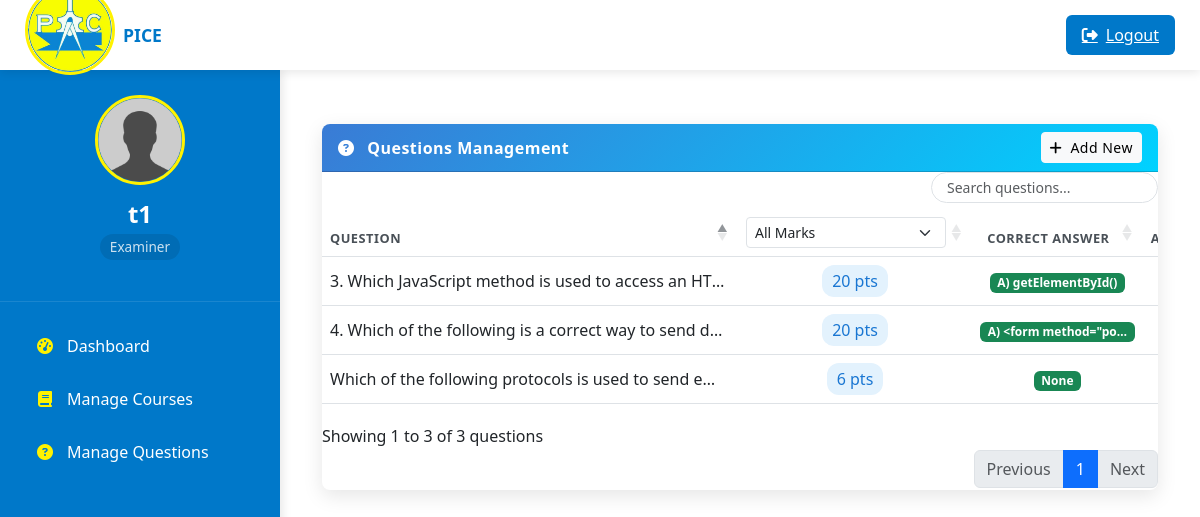
/teacher/see-question/10 (signed in), run on an earlier commit of the app's database.
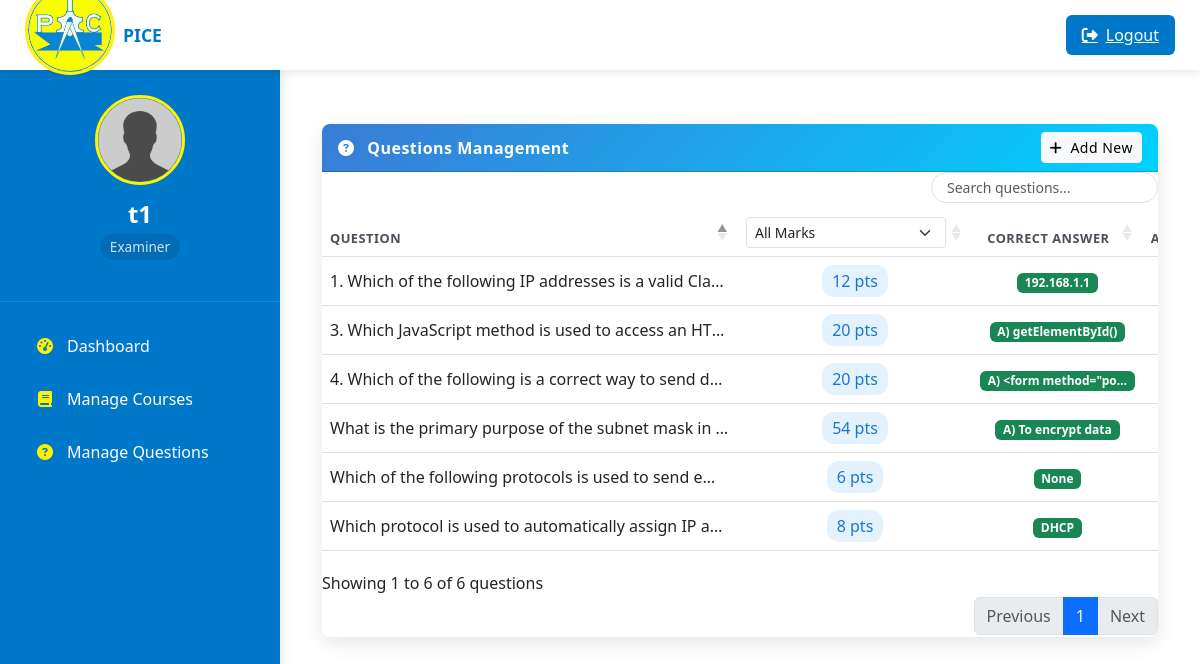
And on a later commit of the database.
### exam/models.py (models this page shows, shortened)
class Question(models.Model):
    QUESTION_TYPES = (
        ('MCQ', 'Multiple Choice Question'),
        ('FIB', 'Fill in the Blank'),
    )
    course = models.ForeignKey(Course, on_delete=models.CASCADE)
    question_type = models.CharField(max_length=3, choices=QUESTION_TYPES, default='MCQ',verbose_name="Question Type")
    question = models.CharField(max_length=600)
    marks = models.PositiveIntegerField()
    explanation = models.TextField(blank=True, null=True,verbose_name="Explanation",help_text="Explanation for the correct answer")
    option1 = models.CharField(max_length=200, blank=True, null=True,verbose_name="Option 1")
    option2 = models.CharField(max_length=200, blank=True, null=True,verbose_name="Option 2")
    option3 = models.CharField(max_length=200, blank=True, null=True,verbose_name="Option 3")
    option4 = models.CharField(max_length=200, blank=True, null=True,verbose_name="Option 4")
    cat = (('Option1', 'Option1'),('Option2', 'Option2'),('Option3', 'Option3'),('Option4', 'Option4'))
    answer = models.CharField(max_length=200, blank=True, null=True,verbose_name="Correct Answer", choices=cat)
    blank_answer = models.CharField(max_length=200, blank=True, null=True,verbose_name="Blank Answer",help_text="Correct answer for explanation questions")
    case_sensitive = models.BooleanField(default=False,verbose_name="Case Sensitive",help_text="Should the answer be case sensitive?")
    class Meta:
        verbose_name = "Question"
        verbose_name_plural = "Questions"
        ordering = ['course', 'question_type']

### teacher/views.py (the view)
# urls.py: path('see-question/<int:pk>', views.see_question_view,name='see-question'),
@login_required(login_url='teacherlogin')
@user_passes_test(is_teacher)
def see_question_view(request,pk):
    questions=QMODEL.Question.objects.all().filter(course_id=pk)
    return render(request,'teacher/see_question.html',{'questions':questions})

### teacher/views.py (called while the page is built)
def is_teacher(user):
    return user.groups.filter(name='TEACHER').exists()

### templates/teacher/see_question.html (shortened to what this page needs)
{% extends 'teacher/teacherbase.html' %}
{% block content %}
{% load static %}
<head>
  <link href="https://cdn.jsdelivr.net/npm/bootstrap@5.3.0/dist/css/bootstrap.min.css" rel="stylesheet">
  <link rel="stylesheet" href="https://cdnjs.cloudflare.com/ajax/libs/font-awesome/6.4.0/css/all.min.css">
  <link rel="stylesheet" href="https://cdn.datatables.net/1.13.4/css/dataTables.bootstrap5.min.css">
  <link rel="stylesheet" href="https://cdn.datatables.net/buttons/2.3.6/css/buttons.dataTables.min.css">
</head>
<div class="container py-4">
  <div class="card rounded-3 overflow-hidden border-0 table-container">
    <div class="card-header rounded-0 d-flex justify-content-between align-items-center">
      <div>
        <i class="fas fa-question-circle me-2"></i>
        Questions Management
      </div>
      <div>
        <a href="{% url 'teacher-add-question' %}" class="btn btn-sm btn-light">
          <i class="fas fa-plus me-1"></i> Add New
        </a>
      </div>
    </div>
    <div class="card-body p-0">
      <div class="table-responsive">
        <table class="table table-hover mb-0" id="questions-table">
          <thead>
            <tr>
              <th>Question</th>
              <th class="text-center">Marks</th>
              <th class="text-center">Correct Answer</th>
              <th class="text-center">Actions</th>
            </tr>
          </thead>
          <tbody>
            {% if questions %}
              {% for question in questions %}
              <tr>
                <td>
                  <div class="question-text" title="{{ question.question }}">
                    {{ question.question }}
                  </div>
                </td>
                <td class="text-center">
                  <span class="badge-mark">{{ question.marks }} pts</span>
                </td>
                <td class="text-center">
                  {% if question.answer == 'Option1' %}
                    <span class="badge bg-success">{{ question.option1|truncatechars:20 }}</span>
                  {% elif question.answer == 'Option2' %}
                    <span class="badge bg-success">{{ question.option2|truncatechars:20 }}</span>
                  {% elif question.answer == 'Option3' %}
                    <span class="badge bg-success">{{ question.option3|truncatechars:20 }}</span>
                  {% else %}
                    <span class="badge bg-success">{{ question.option4|truncatechars:20 }}</span>
                  {% endif %}
                </td>
                <td class="text-center">
                </td>
              </tr>
              {% endfor %}
            {% endif %}
          </tbody>
        </table>
      </div>
    </div>
  </div>
</div>
{% endblock content %}

### templates/teacher/teacherbase.html (shortened to what this page needs)
<!DOCTYPE html>
{% load static %}
<html lang="en">
<head>
    <link href="https://cdn.jsdelivr.net/npm/bootstrap@5.3.0/dist/css/bootstrap.min.css" rel="stylesheet">
    <link rel="stylesheet" href="https://cdnjs.cloudflare.com/ajax/libs/font-awesome/6.4.0/css/all.min.css">
</head>
<body>
    <header class="main-header">
        <div class="logo">
          <img src="{% static 'image/logo.jpg' %}" class="profile-image" alt="Teacher Avatar">
            <span>PICE</span>
        </div>
        <a href="/logout" class="logout-btn">
            <i class="fas fa-sign-out-alt"></i>
            <span>Logout</span>
        </a>
    </header>
    <div class="sidebar" id="sidebar">
        <div class="profile-section">
            <img src="{% static 'image/teacher-avatar.png' %}" class="profile-image" alt="Teacher Avatar">
            <h4 class="profile-name">{{request.user.first_name}}</h4>
            <p class="profile-role">Examiner</p>
        </div>
        <div class="nav-menu">
            <a href="/teacher/teacher-dashboard" class="nav-item">
                <i class="fas fa-tachometer-alt"></i>
                <span>Dashboard</span>
            </a>
            <a href="/teacher/teacher-exam" class="nav-item">
                <i class="fas fa-book"></i>
                <span>Manage Courses</span>
            </a>
            <a href="/teacher/teacher-question" class="nav-item">
                <i class="fas fa-question-circle"></i>
                <span>Manage Questions</span>
            </a>
        </div>
    </div>
    <main class="main-content">
        {% block content %}
        {% endblock content %}
        {% include "exam/footer.html" %}
    </main>
</body>
</html>

### templates/exam/footer.html (shortened to what this page needs)
<!DOCTYPE html>
<html>
<head>
  <link rel="stylesheet" href="https://maxcdn.bootstrapcdn.com/font-awesome/4.7.0/css/font-awesome.min.css">
</head>
</html>

### templates/teacher/teacherbase.html (style rules this page uses)
:root { --primary-blue: #0078C9; --accent-yellow: #FFF200; --dark-blue: #005A9C; --light-gray: #f8f9fa; --sidebar-width: 280px; --header-height: 70px; }
body { margin: 0; padding: 0; font-family: 'Inter', sans-serif; background-color: var(--light-gray); color: #333; }
.main-header { position: fixed; top: 0; left: 0; right: 0; height: var(--header-height); background: white; box-shadow: 0 2px 10px rgba(0, 0, 0, 0.1); display: flex; align-items: center; justify-content: space-between; padding: 0 25px; z-index: 1000; }
.logo { display: flex; align-items: center; gap: 8px; font-weight: 700; font-size: 1.1rem; color: var(--primary-blue); }
.logout-btn { background-color: var(--primary-blue); color: white; border: none; padding: 8px 16px; border-radius: 6px; font-weight: 500; cursor: pointer; transition: all 0.3s; display: flex; align-items: center; gap: 8px; }
.sidebar { position: fixed; top: var(--header-height); left: 0; width: var(--sidebar-width); height: calc(100vh - var(--header-height)); background: var(--primary-blue); transition: all 0.3s; overflow-y: auto; z-index: 999; box-shadow: 2px 0 10px rgba(0, 0, 0, 0.1); }
.profile-section { padding: 25px 0; text-align: center; border-bottom: 1px solid rgba(255, 255, 255, 0.1); }
.profile-image { width: 90px; height: 90px; border-radius: 50%; object-fit: cover; border: 3px solid var(--accent-yellow); margin-bottom: 10px; }
.profile-name { color: white; font-weight: 600; margin: 5px 0; }
.profile-role { color: rgba(255, 255, 255, 0.8); font-size: 0.85rem; background: rgba(0, 0, 0, 0.1); padding: 3px 10px; border-radius: 20px; display: inline-block; }
.nav-menu { padding: 15px 0; }
.nav-item { display: flex; align-items: center; padding: 12px 25px; color: white; text-decoration: none; transition: all 0.3s; margin: 5px 10px; border-radius: 6px; }
.nav-item i { margin-right: 12px; width: 20px; text-align: center; color: var(--accent-yellow); }
.main-content { margin-left: var(--sidebar-width); padding: 30px; min-height: calc(100vh - var(--header-height)); margin-top: var(--header-height); transition: all 0.3s; }

### templates/teacher/see_question.html (style rules this page uses)
.card-header { background: linear-gradient(135deg, #3a7bd5, #00d2ff); color: white; font-weight: 600; letter-spacing: 0.5px; }
.table-container { box-shadow: 0 6px 20px rgba(0, 0, 0, 0.1); border-radius: 12px; overflow: hidden; }
.table thead { background-color: #f8f9fa; }
.table th { font-weight: 600; text-transform: uppercase; font-size: 0.8rem; letter-spacing: 0.5px; color: #495057; }
.table td { vertical-align: middle; }
.question-text { max-width: 400px; white-space: nowrap; overflow: hidden; text-overflow: ellipsis; }
.badge-mark { background-color: #e3f2fd; color: #1976d2; font-weight: 500; padding: 5px 10px; border-radius: 12px; }

### templates/exam/footer.html (style rules this page uses)
p { text-align: center; }

What changed in the data, as far as the page shows it:
added Question: question "1. Which of the following IP addresses is a valid Cla…", marks "12", option3 "192.168.1.1"
added Question: question "What is the primary purpose of the subnet mask in…", marks "54", option1 "A) To encrypt data"
added Question: question "Which protocol is used to automatically assign IP a…", marks "8", option3 "DHCP"
Also different on the page:
text written by a page script: "Showing 1 to 3 of 3 questions Previous 1 Next" → "Showing 1 to 6 of 6 questions Previous 1 Next"
